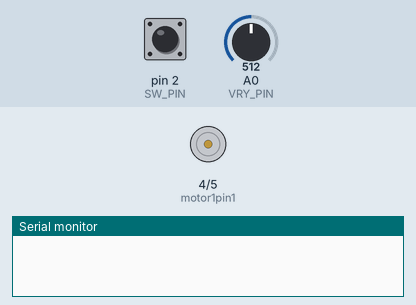
A sketch run on a simulated Arduino Uno, built with avr-gcc and run on an emulated ATmega328P. Parts: motor-driver pin pairs drawn as motors (green arrow = first pin HIGH = forward, orange = second pin HIGH = backward, longer = more drive, scaled by the enable pin), the last lines printed to the serial monitor. Inputs (shaded band) come from the test bench; at power-on: A0 (VRY_PIN) = 512, pin 2 (SW_PIN) HIGH.

Above: at 1.2 s.
1.3 s: A0 (VRY_PIN) set to 739
2.8 s: A0 (VRY_PIN) set to 766
At 4.0 s:
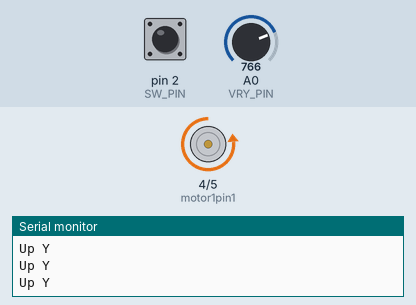
4.3 s: A0 (VRY_PIN) set to 140
At 4.8 s:
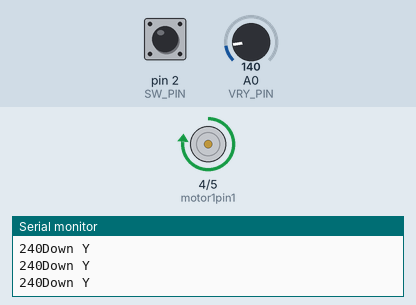
5.8 s: A0 (VRY_PIN) set to 166
At 6.6 s:
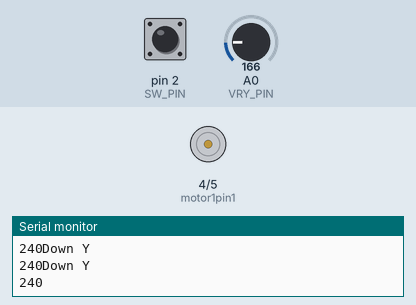
7.3 s: A0 (VRY_PIN) set to 122
At 7.7 s:
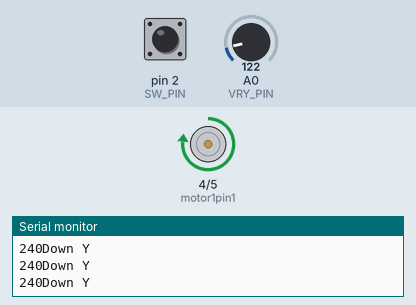
8.8 s: A0 (VRY_PIN) set to 160
At 9.2 s:
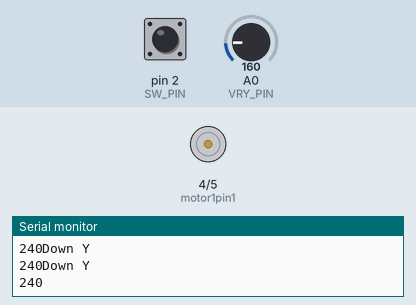
Timing chart, 0 to 11.3 s (numbered marks = the images above; inputs shaded):
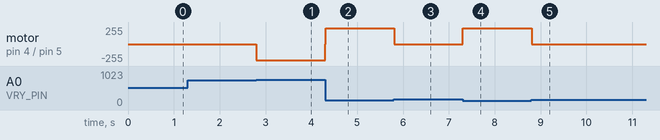

The sketch:

bicepboostcode.ino
```cpp
#include <ezButton.h>

#define VRY_PIN  A0 // Arduino pin connected to VRY pin
#define SW_PIN   2  // Arduino pin connected to SW  pin
#define ENB 10 // Arduino pin to connected to ENB pin
#define motor1pin1 4
#define motor1pin2 5
#define UP_LIMIT_PIN 6
#define LOW_LIMIT_PIN 7

ezButton jt_button(SW_PIN); // joystick button
ezButton upper_limit(UP_LIMIT_PIN); // upper limit switch
ezButton lower_limit(LOW_LIMIT_PIN); // lower limit switch

int yValue = 0; // To store value of the Y axis
int bValue = 0; // To store value of the button
int bState = 0; // To store state of button
int pwm = 240;
int clickCount = 0; // to check for double click
int speedState = 1;

void setup() {
  Serial.begin(9600) ;
  jt_button.setDebounceTime(50); // set debounce time to 50 milliseconds
  upper_limit.setDebounceTime(50);
  lower_limit.setDebounceTime(50);
  pinMode(motor1pin1, OUTPUT);
  pinMode(motor1pin2, OUTPUT);
  pinMode(ENB, OUTPUT); // pin for speed control
}

void loop() {
  joystick();
}

void joystick(){
  jt_button.loop(); // MUST call the loop() function first

  // read analog Y analog values
  yValue = analogRead(VRY_PIN);

  // Read the button value
  bValue = jt_button.getState();

  while(750<yValue && yValue<1050){
    Serial.println("Up Y");
    driveUp();
    yValue = analogRead(VRY_PIN);
    //limitSwitch();
  }
  stopMotor();

  while(-50<yValue && yValue<150){
    Serial.println("Down Y");
    Serial.print(pwm);
    driveDown();
    yValue = analogRead(VRY_PIN);
    //limitSwitch();
  }
  stopMotor();

  if (bValue != bState) {
    bState = bValue;
    if (bValue == 0){
      clickCount += 1;
      if (clickCount>1){
        pwm = changeSpeed();
        clickCount = 0;
      }
    }
  }
}

void driveUp(){
  analogWrite(ENB, pwm); //PWM to control speed (min=0, max=255)
  digitalWrite(motor1pin1,  LOW);
  digitalWrite(motor1pin2, HIGH);
}

void driveDown(){
  analogWrite(ENB, pwm); //PWM to control speed (min=0, max=255)
  digitalWrite(motor1pin1,  HIGH);
  digitalWrite(motor1pin2, LOW);
}

int changeSpeed(){
  if (speedState==0){
    speedState=1;
    return 240;
  }
  else if(speedState==1){
    speedState=2;
    return 248;
  }
  else{
    speedState=0;
    return 255;
  }
}

void stopMotor(){
  digitalWrite(motor1pin1,  LOW);
  digitalWrite(motor1pin2, LOW);
}

void limitSwitch(){
  upper_limit.loop();
  lower_limit.loop();

  int upperState = upper_limit.getState();
  int lowerState = lower_limit.getState();

  if(upperState == 0){
    Serial.print("GO DOWN");
    stopMotor();
    delay(1000);
    driveDown();
    delay(800);
  }

  if(lowerState == 0){
    Serial.print("GO UP");
    stopMotor();
    delay(1000);
    driveUp();
    delay(800);
  }

  delay(190);
}
```

Measured:
- the behaviour switches between 750 and 751 on A0 (VRY_PIN) (found by bisection; images 0 and 1)
- the behaviour switches between 149 and 150 on A0 (VRY_PIN) (found by bisection; images 2 and 3)
- after the input at 1.3 s, every drawn part: stays the same
- after the input at 2.8 s, motor on pin 4 (motor1pin1) / pin 5 (motor1pin2): stopped → backward 240/255 at once
- after the input at 4.3 s, motor on pin 4 (motor1pin1) / pin 5 (motor1pin2): backward 240/255 → forward 240/255 at once
- after the input at 5.8 s, motor on pin 4 (motor1pin1) / pin 5 (motor1pin2): forward 240/255 → stopped at once
- after the input at 7.3 s, motor on pin 4 (motor1pin1) / pin 5 (motor1pin2): stopped → forward 240/255 at once
- after the input at 8.8 s, motor on pin 4 (motor1pin1) / pin 5 (motor1pin2): forward 240/255 → stopped at once
